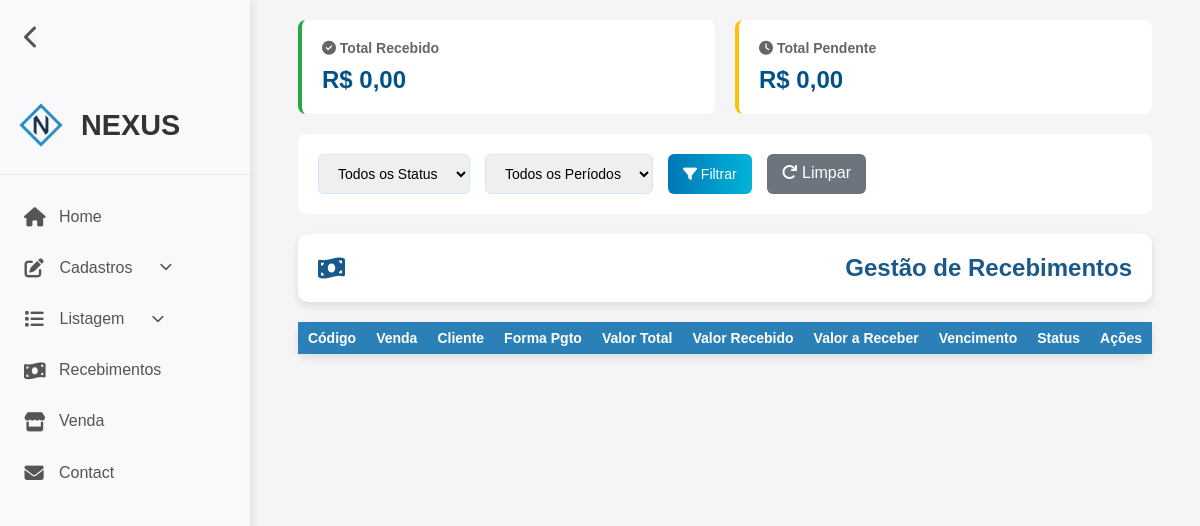
The page /recebimento_listar.php (signed in) on the database as committed earlier.
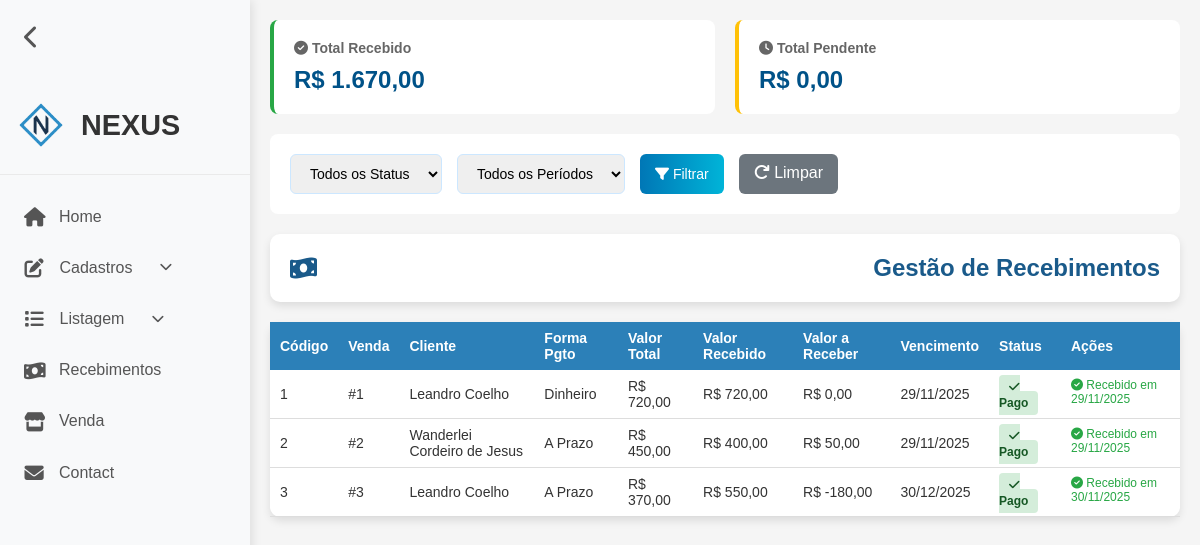
The same page on the database as committed later.
### tables this page shows
CREATE TABLE `recebimentos` (
  `codigo` int(11) NOT NULL,
  `status` tinyint(1) NOT NULL DEFAULT 1,
  `formaDeRecebimento` varchar(45) NOT NULL,
  `valorRecebido` double NOT NULL,
  `valorReceber` double NOT NULL,
  `dataVencimento` date NOT NULL,
  `dataRecebimento` date NOT NULL,
  `idVenda` int(11) NOT NULL
);

CREATE TABLE `vendas` (
  `numeroDaVenda` int(11) NOT NULL,
  `status` tinyint(1) NOT NULL DEFAULT 1,
  `data/hora` datetime NOT NULL DEFAULT current_timestamp(),
  `valorTotal` double NOT NULL,
  `formaDeRecebimento` varchar(45) NOT NULL,
  `observacoes` varchar(100) DEFAULT NULL,
  `data/horaEntrega` datetime NOT NULL,
  `enderecoEntrega` varchar(100) NOT NULL,
  `statusEntrega` tinyint(1) NOT NULL,
  `idFuncionario` int(11) NOT NULL,
  `idCliente` int(11) NOT NULL
);

CREATE TABLE `cliente` (
  `codigo` int(11) NOT NULL,
  `status` tinyint(1) NOT NULL DEFAULT 1,
  `cpf_cnpj` varchar(20) NOT NULL,
  `nome` varchar(100) NOT NULL,
  `logradouro` varchar(45) NOT NULL,
  `endereco` varchar(100) NOT NULL,
  `cep` varchar(45) NOT NULL,
  `bairro` varchar(60) NOT NULL,
  `cidade` varchar(50) NOT NULL,
  `uf` varchar(2) NOT NULL,
  `telefone` varchar(20) NOT NULL,
  `email` varchar(254) DEFAULT NULL
);

### recebimento_listar.php (the view, shortened to what this page needs)
<?php
require_once("conexao.php");
$sql = "SELECT
    r.codigo,
    r.formaDeRecebimento,
    r.valorRecebido,
    r.valorReceber,
    r.dataVencimento,
    r.dataRecebimento,
    r.status,
    v.numeroDaVenda,
    v.valorTotal,
    c.nome as nomeCliente
FROM recebimentos r
INNER JOIN vendas v ON r.idVenda = v.numeroDaVenda
INNER JOIN cliente c ON v.idCliente = c.codigo
WHERE 1=1";
$sql .= " ORDER BY r.dataVencimento ASC, r.status ASC";
$resultado = mysqli_query($conexao, $sql);
$sqlTotais = "SELECT
    SUM(CASE WHEN status = 1 THEN valorRecebido ELSE 0 END) as totalRecebido,
    SUM(CASE WHEN status = 0 THEN valorReceber ELSE 0 END) as totalPendente
FROM recebimentos";
$resultTotais = mysqli_query($conexao, $sqlTotais);
$totais = mysqli_fetch_assoc($resultTotais);
?>
<!DOCTYPE html>
<html lang="pt-BR">
<head>
    <link rel="stylesheet" href="assets/css/listar.css">
    <link rel="stylesheet" href="assets/css/reset.css">
    <link rel="stylesheet" href="assets/css/header.css">
    <link rel="stylesheet" href="assets/css/filtro.css">
    <link rel="stylesheet" href="https://cdnjs.cloudflare.com/ajax/libs/font-awesome/6.4.0/css/all.min.css">
</head>
<body>
    <?php require_once("header.php"); ?>
    <div class="container">
        <div class="stats-cards">
            <div class="stat-card recebido">
                <h3><i class="fas fa-check-circle"></i> Total Recebido</h3>
                <div class="value">R$ <?= number_format($totais['totalRecebido'] ?? 0, 2, ',', '.') ?></div>
            </div>
            <div class="stat-card pendente">
                <h3><i class="fas fa-clock"></i> Total Pendente</h3>
                <div class="value">R$ <?= number_format($totais['totalPendente'] ?? 0, 2, ',', '.') ?></div>
            </div>
        </div>
        <div class="filter-bar">
            <form method="GET" style="display: flex; gap: 15px; flex-wrap: wrap; width: 100%;">
                <select name="status">
                    <option value="">Todos os Status</option>
                </select>
                <select name="periodo">
                    <option value="">Todos os Períodos</option>
                </select>
                <button type="submit">
                    <i class="fas fa-filter"></i> Filtrar
                </button>
                <a href="recebimento_listar.php" style="padding: 10px 15px; background: #6c757d; color: white; text-decoration: none; border-radius: 6px;">
                    <i class="fas fa-redo"></i> Limpar
                </a>
            </form>
        </div>
        <div class="card">
            <div class="card-body">
                <h5 class="title">
                    <i class="fas fa-money-bill-wave"></i> Gestão de Recebimentos
                </h5>
            </div>
        </div>
        <table class="table-container">
            <thead>
                <tr>
                    <th>Código</th>
                    <th>Venda</th>
                    <th>Cliente</th>
                    <th>Forma Pgto</th>
                    <th>Valor Total</th>
                    <th>Valor Recebido</th>
                    <th>Valor a Receber</th>
                    <th>Vencimento</th>
                    <th>Status</th>
                    <th>Ações</th>
                </tr>
            </thead>
            <tbody>
                <?php while ($linha = mysqli_fetch_assoc($resultado)) {
                    $hoje = date('Y-m-d');
                    $vencido = $linha['dataVencimento'] < $hoje && $linha['status'] == 0;
                ?>
                <tr style="<?= $vencido ? 'background-color: #fff5f5;' : '' ?>">
                    <td><?= $linha['codigo'] ?></td>
                    <td>#<?= $linha['numeroDaVenda'] ?></td>
                    <td><?= $linha['nomeCliente'] ?></td>
                    <td><?= $linha['formaDeRecebimento'] ?></td>
                    <td>R$ <?= number_format($linha['valorTotal'], 2, ',', '.') ?></td>
                    <td>R$ <?= number_format($linha['valorRecebido'], 2, ',', '.') ?></td>
                    <td>R$ <?= number_format($linha['valorReceber'], 2, ',', '.') ?></td>
                    <td><?= date('d/m/Y', strtotime($linha['dataVencimento'])) ?></td>
                    <td>
                        <?php if ($linha['status'] == 1) { ?>
                            <span class="status-badge pago">
                                <i class="fas fa-check"></i> Pago
                            </span>
                        <?php } elseif ($vencido) { ?>
                            <span class="status-badge vencido">
                                <i class="fas fa-exclamation-triangle"></i> Vencido
                            </span>
                        <?php } else { ?>
                            <span class="status-badge pendente">
                                <i class="fas fa-clock"></i> Pendente
                            </span>
                        <?php } ?>
                    </td>
                    <td class="actions">
                        <?php if ($linha['status'] == 0) { ?>
                            <a href="recebimento_registrar.php?codigo=<?= $linha['codigo'] ?>" class="btn-receber">
                                <i class="fas fa-dollar-sign"></i> Receber
                            </a>
                        <?php } else { ?>
                            <span style="color: #28a745; font-size: 12px;">
                                <i class="fas fa-check-circle"></i> Recebido em <?= date('d/m/Y', strtotime($linha['dataRecebimento'])) ?>
                            </span>
                        <?php } ?>
                    </td>
                </tr>
                <?php } ?>
            </tbody>
        </table>
    </div>
</body>
</html>

### header.php (shortened to what this page needs)
<header>
    <div class="sidebar" id="sidebar">
        <button class="toggle-btn" id="toggleBtn">
            <i class="fas fa-chevron-left"></i>
        </button>
        <div class="logo-container">
            <div class="logo-img-placeholder">
                <a href="adm.php"><img src="assets/img/logoNexus.png" alt="NEXUS Logo"></a>
            </div>
            <div class="logo-text">NEXUS</div>
        </div>
        <nav>
            <ul>
                <li><a href="adm.php"><i class="fas fa-home"></i> <span>Home</span></a></li>
                <li class="has-dropdown">
                    <a href="#" class="dropdown-toggle"><i class="fas fa-edit"></i> <span>Cadastros</span><i
                            class="fas fa-chevron-down caret"></i></a>
                </li>
                <li class="has-dropdown">
                    <a href="#" class="dropdown-toggle"><i class="fas fa-list"></i> <span>Listagem</span><i
                            class="fas fa-chevron-down caret"></i></a>
                </li>
                <li><a href="recebimento_listar.php"><i class="fas fa-money-bill-wave"></i> <span>Recebimentos</span></a></li>
                <li><a href="venda.php"><i class="fas fa-store"></i> <span>Venda</span></a></li>
                <li><a href="#"><i class="fas fa-envelope"></i> <span>Contact</span></a></li>
            </ul>
        </nav>
    </div>
</header>

### assets/css/listar.css (style rules this page uses)
:root { --azul-principal: #2c80b8; --azul-claro: #e6f2fa; --azul-escuro: #1a5a8a; --branco: #ffffff; --cinza-claro: #f5f5f5; --cinza-texto: #666666; --verde-sucesso: #28a745; --amarelo-alerta: #ffc107; --vermelho-perigo: #dc3545; }
body { background-color: var(--cinza-claro); color: #333; min-height: 100vh; }
.container { max-width: 1600px; margin: 0 auto; padding: 20px; min-height: 100vh; display: flex; flex-direction: column; }
.card { background-color: var(--branco); border-radius: 10px; box-shadow: 0 4px 8px rgba(0,0,0,0.1); margin-bottom: 20px; overflow: hidden; }
.card-body { padding: 20px; }
.title { display: flex; justify-content: space-between; align-items: center; font-size: 24px; font-weight: 600; color: var(--azul-escuro); }
.table-container { overflow-x: auto; background-color: var(--branco); border-radius: 10px; box-shadow: 0 4px 8px rgba(0,0,0,0.1); }
table { width: 100%; border-collapse: collapse; }
thead { background-color: var(--azul-principal); color: var(--branco); }
th, td { padding: 12px 15px; text-align: left; }
th { font-weight: 600; position: sticky; top: 0; }
tbody tr { transition: background-color 0.3s; border-bottom: 1px solid #ddd; }
.actions { display: flex; gap: 10px; }
@media (max-width: 1200px) { .table-container { font-size: 14px; } }
@media (max-width: 1200px) { th, td { padding: 8px 10px; } }

### assets/css/header.css (style rules this page uses)
* { font-family: 'Arial', sans-serif; }
body { display: flex; min-height: 100vh; transition: margin-left 0.3s ease; margin-left: 250px; }
.sidebar { width: 250px; height: 100vh; background-color: #f8f9fa; box-shadow: 2px 0 10px rgba(0, 0, 0, 0.1); position: fixed; left: 0; top: 0; transition: width 0.3s ease; overflow-x: hidden; z-index: 1000; display: flex; flex-direction: column; }
.logo-container { display: flex; align-items: center; padding: 1.5rem 1rem; gap: 15px; border-bottom: 1px solid #eaeaea; transition: padding 0.3s ease; }
.logo-img-placeholder { width: 50px; height: 50px; background-color: transparent; border-radius: 50%; flex-shrink: 0; overflow: hidden; }
.logo-img-placeholder img { width: 100%; height: 100%; object-fit: contain; border-radius: 50%; }
.logo-text { font-size: 1.8rem; font-weight: 700; color: #333; white-space: nowrap; overflow: hidden; transition: opacity 0.3s ease; }
nav { flex: 1; padding: 1rem 0; }
nav ul { list-style: none; display: flex; flex-direction: column; }
nav li { width: 100%; }
nav a { text-decoration: none; color: #555; font-weight: 500; transition: all 0.3s ease; padding: 1rem 1.5rem; position: relative; display: flex; align-items: center; gap: 15px; white-space: nowrap; }
nav a i { font-size: 1.2rem; width: 20px; text-align: center; flex-shrink: 0; }
nav a span { transition: opacity 0.3s ease; }
nav a::after { content: ''; position: absolute; width: 0; height: 2px; background: -webkit-linear-gradient(90deg, #3d0ff9, #7494ec, #e6f2fa); background: linear-gradient(90deg, #3d0ff9, #7494ec, #e6f2fa); bottom: 0; left: 0; transition: width 0.3s; transform-origin: left center; }
.toggle-btn { background: none; border: none; color: #555; font-size: 1.5rem; cursor: pointer; padding: 1rem; align-self: flex-start; margin: 0.5rem; transition: transform 0.3s ease; }
.sidebar nav ul { list-style: none; padding: 0; margin: 0; }
.sidebar nav ul li { position: relative; }
.sidebar nav ul li .dropdown-toggle { display: flex; align-items: center; gap: 15.5px; }
.sidebar nav ul li .caret { transition: transform .2s ease; font-size: .8em; margin-left: 8px; }

### assets/css/filtro.css (style rules this page uses)
.filter-bar { background: white; padding: 20px; border-radius: 8px; margin-bottom: 20px; display: flex; gap: 15px; flex-wrap: wrap; align-items: center; }
.filter-bar select, .filter-bar button { padding: 10px 15px; border: 1px solid #cce7ff; border-radius: 6px; font-size: 14px; }
.filter-bar button { background: linear-gradient(to right, #0077b6, #00b4d8); color: white; cursor: pointer; border: none; }
.stats-cards { display: grid; grid-template-columns: repeat(auto-fit, minmax(250px, 1fr)); gap: 20px; margin-bottom: 20px; }
.stat-card { background: white; padding: 20px; border-radius: 8px; border-left: 4px solid; }
.stat-card.recebido { border-color: #28a745; }
.stat-card.pendente { border-color: #ffc107; }
.stat-card h3 { color: #666; font-size: 14px; margin-bottom: 10px; }
.stat-card .value { font-size: 24px; font-weight: bold; color: #005288; }
.status-badge { padding: 5px 10px; border-radius: 4px; font-size: 12px; font-weight: 600; }
.status-badge.pago { background: #d4edda; color: #155724; }

Rows that differ between the two databases and show on the page:
added recebimentos: codigo "1", idVenda.numeroDaVenda "1", cliente.nome "Leandro Coelho", formaDeRecebimento "Dinheiro", idVenda.valorTotal "720,00", valorRecebido "720,00", valorReceber "0,00", dataVencimento "29/11/2025", status 1 (drawn), dataRecebimento "29/11/2025"
added recebimentos: codigo "2", idVenda.numeroDaVenda "2", cliente.nome "Wanderlei Cordeiro de Jesus", formaDeRecebimento "A Prazo", idVenda.valorTotal "450,00", valorRecebido "400,00", valorReceber "50,00", dataVencimento "29/11/2025", status 1 (drawn), dataRecebimento "29/11/2025"
added recebimentos: codigo "3", idVenda.numeroDaVenda "3", cliente.nome "Leandro Coelho", formaDeRecebimento "A Prazo", idVenda.valorTotal "370,00", valorRecebido "550,00", valorReceber "-180,00", dataVencimento "30/12/2025", status 1 (drawn), dataRecebimento "30/11/2025"
Other text that changed with them:
$totais['totalRecebido']: "0,00" → "1.670,00"
